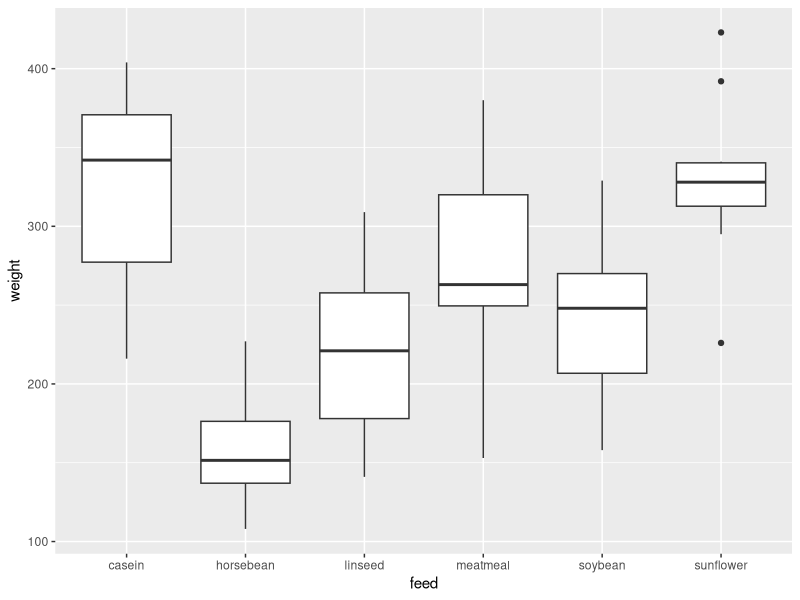
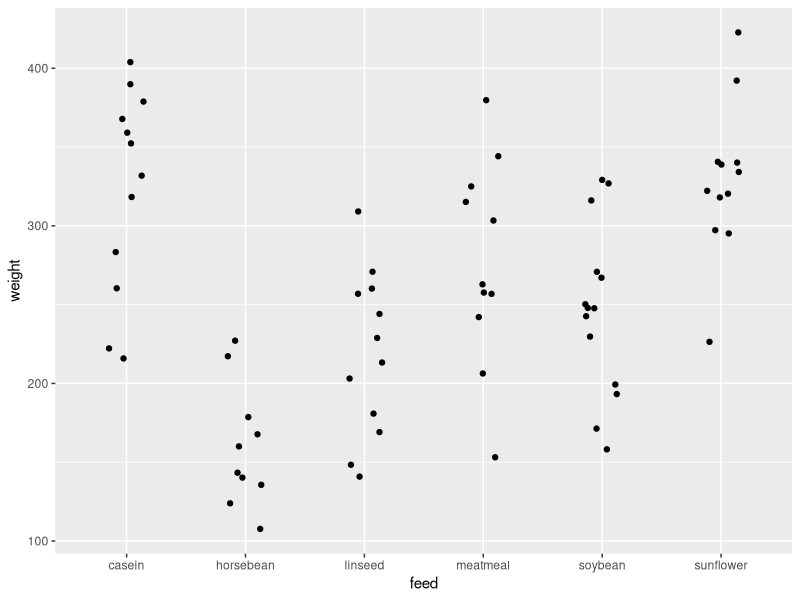

Write the R code that produced these figures, in order.
## ---- chunk 1
library(tidyverse)
library(rio)
## ---- chunk 2

## ---- chunk 3

chickwts %>% 
  group_by(feed) %>%
 summarise(n = n(),
               average = mean(weight),
               SD = sd(weight))

## ---- chunk 4
ggplot(chickwts, aes(feed, weight)) +
  geom_boxplot()

## ---- chunk 5

ggplot(chickwts, aes(feed, weight)) +
  geom_jitter(width = 0.15) +
  stat_summary(fun.data = mean_sdl, 
               fun.args = list(mult = 1), 
               col = "red")
## ---- chunk 6

chickwts_lm <- lm(weight ~ feed , data =  chickwts)
chickwts_lm
anova(chickwts_lm)

## ---- chunk 7
lm(formula = weight ~ feed, data = chickwts)
